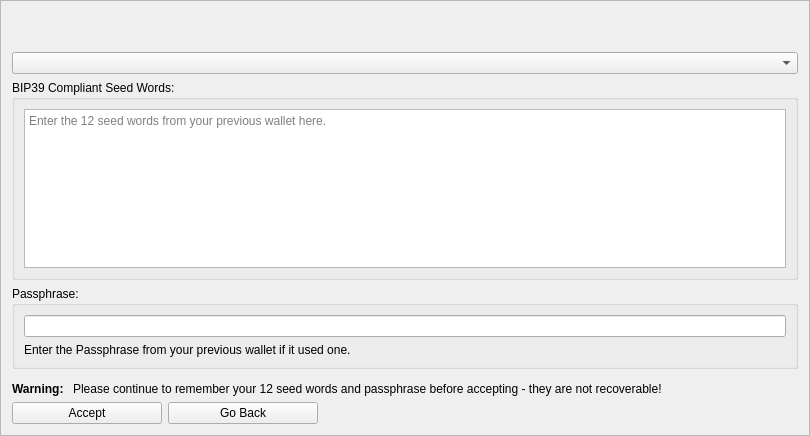
<?xml version="1.0" encoding="UTF-8"?>
<ui version="4.0">
 <class>MnemonicDialog3</class>
 <widget class="QFrame" name="MnemonicDialog3">
  <property name="geometry">
   <rect>
    <x>0</x>
    <y>0</y>
    <width>810</width>
    <height>436</height>
   </rect>
  </property>
  <property name="windowTitle">
   <string>Previous HD Wallet Re-creation</string>
  </property>
  <property name="frameShape">
   <enum>QFrame::StyledPanel</enum>
  </property>
  <property name="frameShadow">
   <enum>QFrame::Raised</enum>
  </property>
  <layout class="QVBoxLayout" name="verticalLayout">
   <item>
    <widget class="QLabel" name="lblHelp">
     <property name="palette">
      <palette>
       <active>
        <colorrole role="WindowText">
         <brush brushstyle="SolidPattern">
          <color alpha="255">
           <red>239</red>
           <green>41</green>
           <blue>41</blue>
          </color>
         </brush>
        </colorrole>
        <colorrole role="Text">
         <brush brushstyle="SolidPattern">
          <color alpha="255">
           <red>239</red>
           <green>41</green>
           <blue>41</blue>
          </color>
         </brush>
        </colorrole>
        <colorrole role="ButtonText">
         <brush brushstyle="SolidPattern">
          <color alpha="255">
           <red>239</red>
           <green>41</green>
           <blue>41</blue>
          </color>
         </brush>
        </colorrole>
       </active>
       <inactive>
        <colorrole role="WindowText">
         <brush brushstyle="SolidPattern">
          <color alpha="255">
           <red>239</red>
           <green>41</green>
           <blue>41</blue>
          </color>
         </brush>
        </colorrole>
        <colorrole role="Text">
         <brush brushstyle="SolidPattern">
          <color alpha="255">
           <red>239</red>
           <green>41</green>
           <blue>41</blue>
          </color>
         </brush>
        </colorrole>
        <colorrole role="ButtonText">
         <brush brushstyle="SolidPattern">
          <color alpha="255">
           <red>239</red>
           <green>41</green>
           <blue>41</blue>
          </color>
         </brush>
        </colorrole>
       </inactive>
       <disabled>
        <colorrole role="WindowText">
         <brush brushstyle="SolidPattern">
          <color alpha="255">
           <red>190</red>
           <green>190</green>
           <blue>190</blue>
          </color>
         </brush>
        </colorrole>
        <colorrole role="Text">
         <brush brushstyle="SolidPattern">
          <color alpha="255">
           <red>190</red>
           <green>190</green>
           <blue>190</blue>
          </color>
         </brush>
        </colorrole>
        <colorrole role="ButtonText">
         <brush brushstyle="SolidPattern">
          <color alpha="255">
           <red>190</red>
           <green>190</green>
           <blue>190</blue>
          </color>
         </brush>
        </colorrole>
       </disabled>
      </palette>
     </property>
     <property name="text">
      <string/>
     </property>
    </widget>
    </item>   
   <item><widget class="QLabel" name="lblWarningJapanese">
     <property name="palette">
      <palette>
       <active>
        <colorrole role="WindowText">
         <brush brushstyle="SolidPattern">
          <color alpha="255">
           <red>239</red>
           <green>41</green>
           <blue>41</blue>
          </color>
         </brush>
        </colorrole>
        <colorrole role="Text">
         <brush brushstyle="SolidPattern">
          <color alpha="255">
           <red>239</red>
           <green>41</green>
           <blue>41</blue>
          </color>
         </brush>
        </colorrole>
        <colorrole role="ButtonText">
         <brush brushstyle="SolidPattern">
          <color alpha="255">
           <red>239</red>
           <green>41</green>
           <blue>41</blue>
          </color>
         </brush>
        </colorrole>
       </active>
       <inactive>
        <colorrole role="WindowText">
         <brush brushstyle="SolidPattern">
          <color alpha="255">
           <red>239</red>
           <green>41</green>
           <blue>41</blue>
          </color>
         </brush>
        </colorrole>
        <colorrole role="Text">
         <brush brushstyle="SolidPattern">
          <color alpha="255">
           <red>239</red>
           <green>41</green>
           <blue>41</blue>
          </color>
         </brush>
        </colorrole>
        <colorrole role="ButtonText">
         <brush brushstyle="SolidPattern">
          <color alpha="255">
           <red>239</red>
           <green>41</green>
           <blue>41</blue>
          </color>
         </brush>
        </colorrole>
       </inactive>
       <disabled>
        <colorrole role="WindowText">
         <brush brushstyle="SolidPattern">
          <color alpha="255">
           <red>190</red>
           <green>190</green>
           <blue>190</blue>
          </color>
         </brush>
        </colorrole>
        <colorrole role="Text">
         <brush brushstyle="SolidPattern">
          <color alpha="255">
           <red>190</red>
           <green>190</green>
           <blue>190</blue>
          </color>
         </brush>
        </colorrole>
        <colorrole role="ButtonText">
         <brush brushstyle="SolidPattern">
          <color alpha="255">
           <red>190</red>
           <green>190</green>
           <blue>190</blue>
          </color>
         </brush>
        </colorrole>
       </disabled>
      </palette>
     </property>
     <property name="text">
      <string/>
     </property>
    </widget>
   </item> 
   <item>     
    <widget class="QComboBox" name="languageSeedWords"/>
   </item>
   <item>
    <widget class="QGroupBox" name="groupBox">
     <property name="title">
      <string>BIP39 Compliant Seed Words:</string>
     </property>
     <layout class="QGridLayout" name="gridLayout_3">
      <item row="0" column="0">
       <widget class="QPlainTextEdit" name="seedwordsEdit">
        <property name="readOnly">
         <bool>false</bool>
        </property>
        <property name="placeholderText">
         <string>Enter the 12 seed words from your previous wallet here.</string>
        </property>
       </widget>
      </item>
     </layout>
    </widget>
   </item>
   <item>
    <spacer name="verticalSpacer">
     <property name="orientation">
      <enum>Qt::Vertical</enum>
     </property>
     <property name="sizeHint" stdset="0">
      <size>
       <width>20</width>
       <height>10</height>
      </size>
     </property>
    </spacer>
   </item>
   <item>
    <widget class="QGroupBox" name="groupBox_2">
     <property name="title">
      <string>Passphrase:</string>
     </property>
     <layout class="QVBoxLayout" name="verticalLayout_2">
      <item>
       <widget class="QLineEdit" name="passphraseEdit">
        <property name="toolTip">
         <string>You will need the Passphrase if your previous wallet used one.</string>
        </property>
       </widget>
      </item>
      <item>
       <widget class="QLabel" name="passwordLabel">
        <property name="text">
         <string>Enter the Passphrase from your previous wallet if it used one.</string>
        </property>
       </widget>
      </item>
     </layout>
    </widget>
   </item>
   <item>
    <spacer name="verticalSpacer_4">
     <property name="orientation">
      <enum>Qt::Vertical</enum>
     </property>
     <property name="sizeHint" stdset="0">
      <size>
       <width>20</width>
       <height>40</height>
      </size>
     </property>
    </spacer>
   </item>
   <item>
    <layout class="QFormLayout" name="mnemonicLayout">
     <item row="1" column="0">
      <widget class="QLabel" name="label_3">
       <property name="font">
        <font>
         <weight>75</weight>
         <bold>true</bold>
        </font>
       </property>
       <property name="text">
        <string>Warning: </string>
       </property>
      </widget>
     </item>
     <item row="1" column="1">
      <widget class="QLabel" name="label_2">
       <property name="text">
        <string>Please continue to remember your 12 seed words and passphrase before accepting - they are not recoverable!</string>
       </property>
      </widget>
     </item>
    </layout>
   </item>
   <item>
    <layout class="QHBoxLayout" name="horizontalLayout_2">
     <item>
      <widget class="QPushButton" name="acceptButton">
       <property name="minimumSize">
        <size>
         <width>150</width>
         <height>0</height>
        </size>
       </property>
       <property name="maximumSize">
        <size>
         <width>150</width>
         <height>16777215</height>
        </size>
       </property>
       <property name="text">
        <string>Accept</string>
       </property>
       <property name="autoDefault">
        <bool>false</bool>
       </property>
      </widget>
     </item>
     <item>
      <widget class="QPushButton" name="backButton">
       <property name="minimumSize">
        <size>
         <width>150</width>
         <height>0</height>
        </size>
       </property>
       <property name="maximumSize">
        <size>
         <width>150</width>
         <height>16777215</height>
        </size>
       </property>
       <property name="text">
        <string>Go Back</string>
       </property>
      </widget>
     </item>
     <item>
      <spacer name="horizontalSpacer">
       <property name="orientation">
        <enum>Qt::Horizontal</enum>
       </property>
       <property name="sizeHint" stdset="0">
        <size>
         <width>40</width>
         <height>20</height>
        </size>
       </property>
      </spacer>
     </item>
    </layout>
   </item>
  </layout>
 </widget>
 <resources/>
 <connections/>
</ui>
